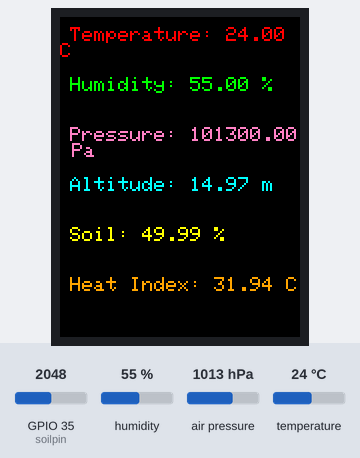
Recording of a sketch running on a simulated ESP32. Shown: 240×320 colour display. Inputs (shaded band) come from the test bench; at power-on: humidity 55 %, air pressure 1013 hPa, GPIO 35 (soilpin) = 2048, temperature 24 °C. WiFi joins after 1.5 s; servers stay silent unless stated; no MQTT or app messages arrive unless stated; what the sketch prints to the serial monitor is not drawn.

Above: at 3.9 s.
4.0 s: humidity set to 22 %
At 5.5 s:
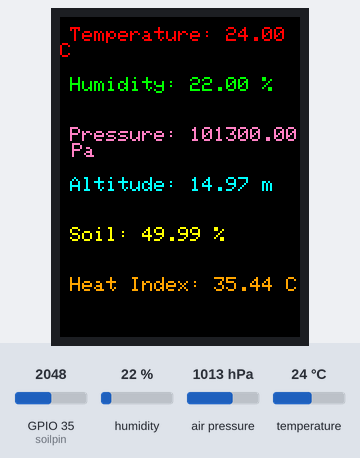
6.3 s: air pressure set to 952 hPa
At 7.9 s:
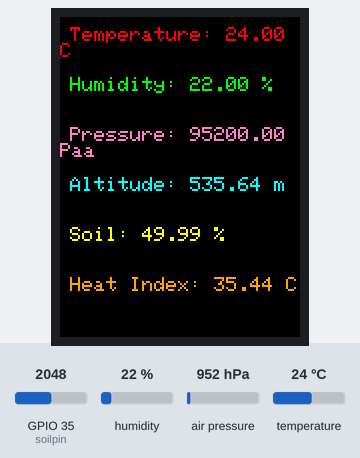
8.4 s: GPIO 35 (soilpin) set to 2866
At 10.2 s:
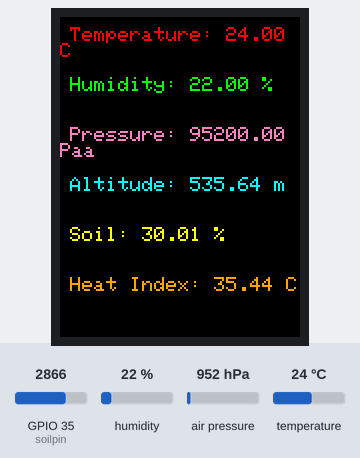
10.5 s: temperature set to 12 °C
At 11.5 s:
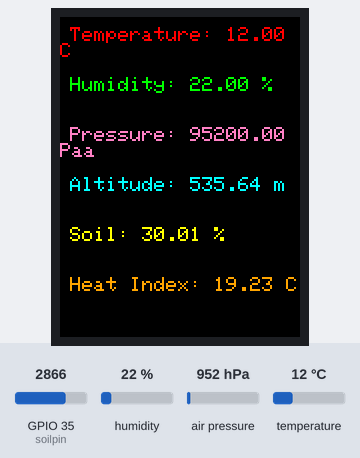
12.5 s: air pressure set to 975 hPa
At 13.9 s:
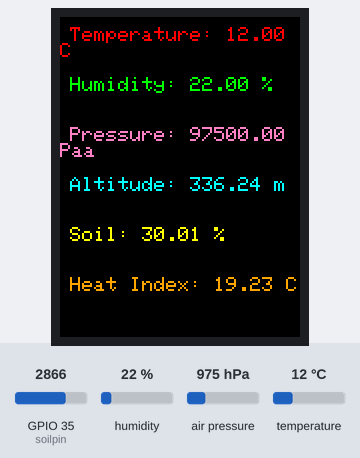
14.6 s: GPIO 35 (soilpin) set to 3972
At 16.3 s:
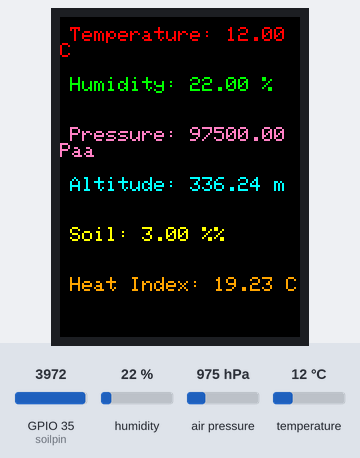
Timing chart, 0 to 17.6 s (numbered marks = the images above; inputs shaded):
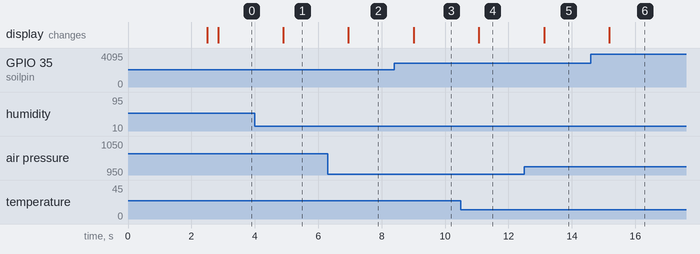

Measured:
- after the input at 4.0 s, the display: changes after 0.90 s (image 1)
- after the input at 6.3 s, the display: changes after 0.65 s (image 2)
- after the input at 8.4 s, the display: changes after 0.61 s (image 3)
- after the input at 10.5 s, the display: changes after 0.57 s (image 4)
- after the input at 12.5 s, the display: changes after 0.62 s (image 5)
- after the input at 14.6 s, the display: changes after 0.58 s (image 6)

The sketch:

hardware.ino
```cpp
#include <Arduino.h>
#include <DHT.h>
#include <Adafruit_BMP280.h>
#include <WiFi.h>
#include <ArduinoJson.h>
#include <PubSubClient.h>

#ifndef _WIFI_H
#include <WiFi.h>
#include <HTTPClient.h>
#endif

#ifndef STDLIB_H
#include <stdlib.h>
#endif

#ifndef STDIO_H
#include <stdio.h>
#endif

#include <rom/rtc.h>

#include <SPI.h>
#include "Adafruit_GFX.h"
#include "Adafruit_ILI9341.h"

WiFiClient espClient;
PubSubClient client(espClient);

// DEFINE VARIABLES
#define dhtPin 32
#define dhtType DHT22
#define soilpin 35

#define analogPin 14
#define BTN1 25
#define BTN2 26
#define BTN3 27

#define TFT_DC 17
#define TFT_CS 5
#define TFT_RST 16
#define TFT_CLK 18
#define TFT_MOSI 23
#define TFT_MISO 19

#include <Fonts/FreeSansBold18pt7b.h>
#include <Fonts/FreeSansBold9pt7b.h>

Adafruit_ILI9341 tft = Adafruit_ILI9341(TFT_CS, TFT_DC, TFT_MOSI, TFT_CLK, TFT_RST, TFT_MISO);

// Function declaration
bool checkDHT(float t, float h);
String toDocument(float t, float h, float p, float a, float hi, int soil);
void displayReadings(float t, float h, float p, float a, float hi, int soil);
float calculateHeatIndex(float t, float h);

// MQTT CLIENT CONFIG
static const char* pubtopic      = "620151149";                    // Add your ID number here
static const char* subtopic[]    = {"620151149_sub","/elet2415"};  // Array of Topics(Strings) to subscribe to
const char *ssid = "MonaConnect";
const char *password = "";

static const char *mqtt_server = "broker.emqx.io";       // Broker IP address or Domain name as a String
static uint16_t mqtt_port = 1883;


Adafruit_BMP280 bmp; // I2C
DHT dht(dhtPin, dhtType);

bool checkDHT(float t, float h);
bool labelsPrinted = false;
String toDocument(float t, float h, float p, float a, float hi, int soil);

void setup() {
    Serial.begin(115200);
    delay(1000);

    WiFi.mode(WIFI_STA); //Optional
    WiFi.begin(ssid, password);
    Serial.println("\nConnecting");

    while(WiFi.status() != WL_CONNECTED){
        Serial.print(".");
        delay(100);
    }

    Serial.println("\nConnected to the WiFi network");
    Serial.print("Local ESP32 IP: ");
    Serial.println(WiFi.localIP());

    if (WiFi.isConnected()) {
        Serial.println("Connected to wifi network");
    }

    dht.begin();
    while (!bmp.begin(0x76)) {
        Serial.println("Could not find a valid BMP280 sensor, check wiring!");
        delay(1000);
    }
    // Set up the display
    tft.begin();
    tft.fillScreen(ILI9341_BLACK);
    tft.setCursor(0, 0);
    tft.setTextColor(ILI9341_GREEN);
    tft.setTextSize(2);


  client.setServer(mqtt_server, mqtt_port);
    while(!client.connect("demo")){
    Serial.println("Connecting to Server...");
        delay(5000);
  }
}

void loop() {
    // Read values from the hardware
    float t = dht.readTemperature();
    float h = dht.readHumidity();
    float p = bmp.readPressure();
    float a = bmp.readAltitude(1014.8);
    int soil = analogRead(soilpin);

    // Calculate Heat Index
    float hi = calculateHeatIndex(t, h);

    const char *doc = JsonDoc(t,h,p,a,soil,hi).c_str();
    Serial.println(doc);
    bool published = client.publish("demo", doc);
     if(published)
    Serial.println("Published");

    // Check if any reads failed and exit early (to try again).
    if (!checkDHT(t, h)) {
        Serial.println("Failed to read from DHT sensor!");
        return;
    }

    // Print the sensor readings
    Serial.printf("\nTemperature: %f\n", t);
    Serial.printf("Humidity: %f\n", h);
    Serial.printf("Pressure: %f\n", p);
    Serial.printf("Altitude: %f\n", a);
    Serial.printf("Soil: %d\n", soil);
    Serial.printf("Heat Index: %f\n", hi);

    displayReadings(t, h, p, a, hi, soil);

    delay(2000);
}

void displayReadings(float t, float h, float p, float a, float hi, int soil)
{
    // Print labels
    tft.setTextColor(ILI9341_GREEN,ILI9341_BLACK);
    tft.setTextSize(2);

    // Define label positions
    int startX = 10;
    int startY = 10;
    int yGap = 50;
    int rectHeight = 20; // Adjust as needed

    // Clear area and Print Temperature
    // tft.fillRect(startX, startY, 300, rectHeight, ILI9341_BLACK);
    tft.setTextColor(ILI9341_RED,ILI9341_BLACK);

    tft.setCursor(startX, startY);
    tft.print("Temperature: ");
    tft.print(t, 2);  // Value rounded to 2 decimal places
    tft.println(" C"); // Unit

    // Clear area and Print Humidity
    // tft.fillRect(startX, startY + yGap, 300, rectHeight, ILI9341_BLACK);
    tft.setCursor(startX, startY + yGap);
    tft.setTextColor(ILI9341_GREEN,ILI9341_BLACK);

    tft.print("Humidity: ");
    tft.print(h, 2);  // Value rounded to 2 decimal places
    tft.println(" %"); // Unit

    // Clear area and Print Pressure
    // tft.fillRect(startX, startY + 2 * yGap, 300, rectHeight, ILI9341_BLACK);
    tft.setCursor(startX, startY + 2 * yGap);
    tft.setTextColor(ILI9341_PINK,ILI9341_BLACK);

    tft.print("Pressure: ");
    tft.print(p, 2);  // Value rounded to 2 decimal places
    tft.println(" Pa"); // Unit

    // Clear area and Print Altitude
    // tft.fillRect(startX, startY + 3 * yGap, 300, rectHeight, ILI9341_BLACK);
    tft.setCursor(startX, startY + 3 * yGap);
    tft.setTextColor(ILI9341_CYAN,ILI9341_BLACK);

    tft.print("Altitude: ");
    tft.print(a, 2);  // Value rounded to 2 decimal places
    tft.println(" m"); // Unit

    // Convert soil reading
    float soilPercentage = 100 -((soil / 4095.0) * 100.0);

    // Clear area and Print Soil
    // tft.fillRect(startX, startY + 4 * yGap, 300, rectHeight, ILI9341_BLACK);
    tft.setCursor(startX, startY + 4 * yGap);
    tft.setTextColor(ILI9341_YELLOW,ILI9341_BLACK);

    tft.print("Soil: ");
    tft.print(soilPercentage, 2);  // Value rounded to 2 decimal places
    tft.println(" %"); // Unit

    // Clear area and Print Heat Index
    // tft.fillRect(startX, startY + 5 * yGap, 300, rectHeight, ILI9341_BLACK);
    tft.setCursor(startX, startY + 5 * yGap);
    tft.setTextColor(ILI9341_ORANGE,ILI9341_BLACK);

    tft.print("Heat Index: ");
    tft.print(hi, 2);  // Value rounded to 2 decimal places
    tft.println(" C"); // Unit
}

bool checkDHT(float t, float h)
{
    if (isnan(t) || isnan(h))
    {
        return false;
    }
    return true;
}

float calculateHeatIndex(float t, float h)
{
    // Constants for the Steadman Heat Index formula
    const float c1 = -8.4157;
    const float c2 = 1.9243;
    const float c3 = 0.5204;
    const float c4 = -0.0261;

    // Calculate the Heat Index
    float hi = c1 + c2*t + c3*h + c4*t*h;

    return hi;
}

  String JsonDoc(float t, float h, float p, float a, int soil, float hi){
    JsonDocument doc;
    doc["temperature"] = ceil(t * 100.0)/100.0;
    doc["humidity"] = ceil(h * 100.0)/100.0;
    doc["pressure"] = ceil(p * 100.0)/100.0;
    doc["altitude"] = ceil(a * 100.0)/100.0;
    doc["soil"] = ceil(soil * 100.0)/100.0;
    doc["heatindex"] = ceil(hi * 100.0)/100.0;
    String output;
    serializeJson(doc, output);
    return output;

  }
```
